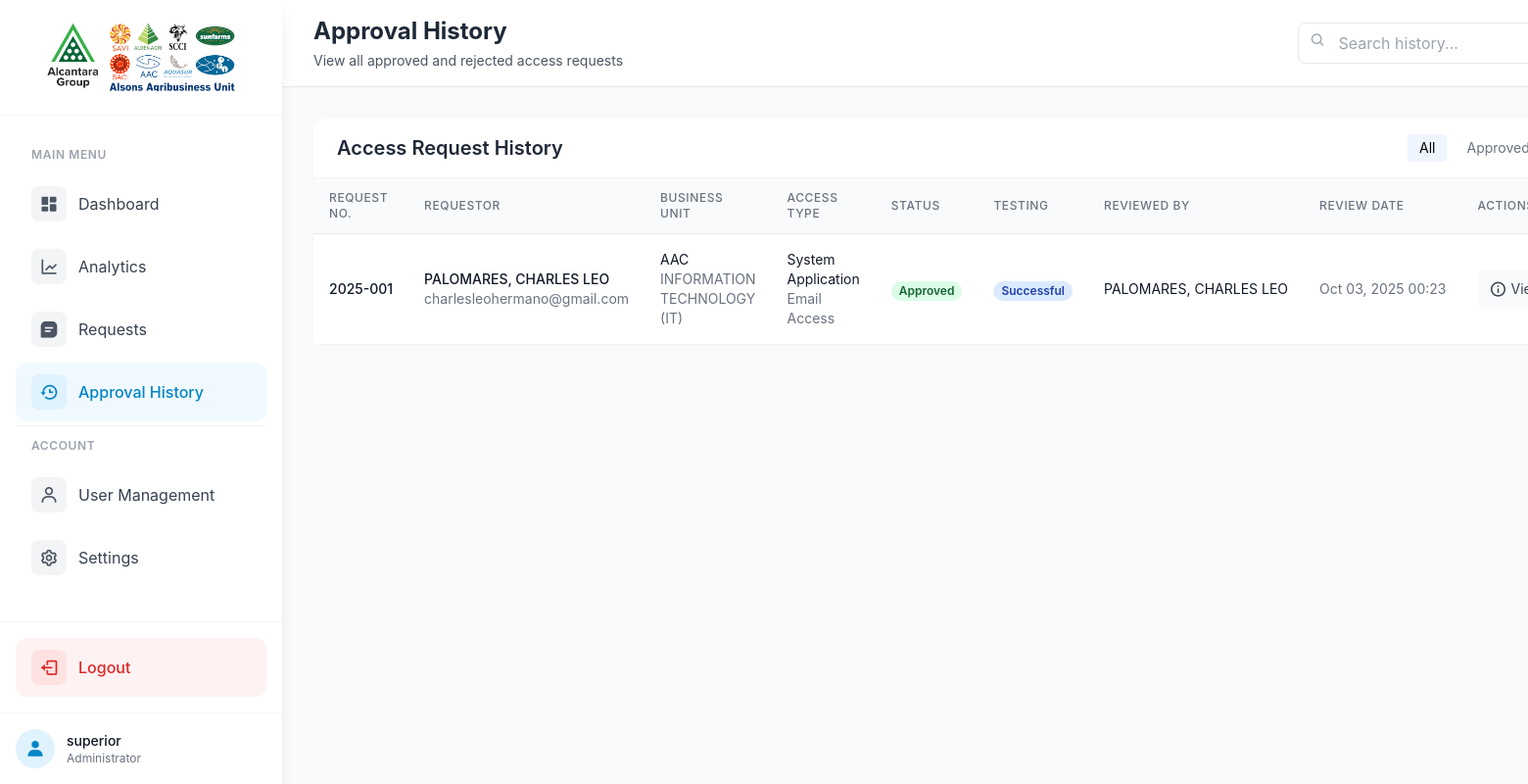
The page /admin/approval_history.php (signed in) on the database its author committed.
### tables this page shows
CREATE TABLE `approval_history` (
  `history_id` int(11) NOT NULL,
  `request_id` int(11) DEFAULT NULL,
  `access_request_number` varchar(20) NOT NULL,
  `action` enum('approved','rejected') NOT NULL,
  `requestor_name` varchar(255) NOT NULL,
  `business_unit` varchar(50) NOT NULL,
  `department` varchar(100) NOT NULL,
  `access_type` varchar(50) NOT NULL,
  `admin_id` int(11) DEFAULT NULL,
  `comments` text DEFAULT NULL,
  `system_type` varchar(255) DEFAULT NULL,
  `duration_type` varchar(20) DEFAULT NULL,
  `start_date` date DEFAULT NULL,
  `end_date` date DEFAULT NULL,
  `justification` text NOT NULL,
  `email` varchar(255) NOT NULL,
  `employee_id` varchar(20) DEFAULT NULL,
  `contact_number` varchar(20) NOT NULL,
  `testing_status` enum('not_required','success','failed') DEFAULT 'not_required',
  `superior_id` int(11) DEFAULT NULL,
  `superior_notes` text DEFAULT NULL,
  `help_desk_id` int(11) DEFAULT NULL,
  `help_desk_notes` text DEFAULT NULL,
  `technical_id` int(11) DEFAULT NULL,
  `technical_notes` text DEFAULT NULL,
  `process_owner_id` int(11) DEFAULT NULL,
  `process_owner_notes` text DEFAULT NULL,
  `created_at` timestamp NOT NULL DEFAULT current_timestamp()
);

CREATE TABLE `employees` (
  `employee_id` varchar(20) NOT NULL,
  `company` varchar(10) NOT NULL,
  `employee_name` varchar(255) NOT NULL,
  `department` varchar(255) NOT NULL,
  `employee_email` varchar(255) NOT NULL,
  `password` varchar(255) DEFAULT NULL,
  `is_temp_password` tinyint(1) NOT NULL DEFAULT 1,
  `role` enum('requestor','superior','technical_support','process_owner','admin','help_desk') DEFAULT NULL
);

### admin/approval_history.php (the view, shortened to what this page needs)
<?php
require_once '../config.php';
try {
    $sql = "SELECT h.*, a.username as admin_username, e.employee_name as admin_name
            FROM approval_history h
            LEFT JOIN admin_users a ON h.admin_id = a.id
            LEFT JOIN employees e ON a.username = e.employee_id
            ORDER BY h.created_at DESC";
    $stmt = $pdo->prepare($sql);
    $stmt->execute();
    $history = $stmt->fetchAll(PDO::FETCH_ASSOC);
} catch (PDOException $e) {
    $_SESSION['error_message'] = "Error fetching history: " . $e->getMessage();
    $history = [];
}
?>
<!DOCTYPE html>
<html lang="en">
<head>
    <script src="https://cdn.tailwindcss.com"></script>
    <link href="https://cdn.jsdelivr.net/npm/boxicons@2.1.4/css/boxicons.min.css" rel="stylesheet">
</head>
<body class="bg-gray-50">
    <div class="flex min-h-screen">
        <div class="fixed inset-y-0 left-0 z-50 w-72 bg-white shadow-lg transform transition-transform duration-300">
            <div class="flex flex-col h-full">
                <div class="flex items-center justify-center py-6 border-b border-gray-100">
                    <img src="../logo.png" alt="Alsons Agribusiness Logo" class="w-48 h-auto">
                </div>
                <nav class="flex-1 pt-6 pb-4 px-4 space-y-1 overflow-y-auto">
                    <p class="px-4 py-2 text-xs font-semibold text-gray-400 uppercase tracking-wider">
                        Main Menu
                    </p>
                    <a href="dashboard.php" class="flex items-center px-4 py-3 text-gray-700 rounded-xl transition-all hover:bg-gray-50 hover:text-primary-600 group">
                        <span class="flex items-center justify-center w-9 h-9 bg-gray-100 text-gray-600 rounded-lg group-hover:bg-primary-50 group-hover:text-primary-600">
                            <i class='bx bxs-dashboard text-xl'></i>
                        </span>
                        <span class="ml-3">Dashboard</span>
                    </a>
                    <a href="analytics.php" class="flex items-center px-4 py-3 text-gray-700 rounded-xl transition-all hover:bg-gray-50 hover:text-primary-600 group">
                        <span class="flex items-center justify-center w-9 h-9 bg-gray-100 text-gray-600 rounded-lg group-hover:bg-primary-50 group-hover:text-primary-600">
                            <i class='bx bx-line-chart text-xl'></i>
                        </span>
                        <span class="ml-3">Analytics</span>
                    </a>
                    <a href="requests.php" class="flex items-center px-4 py-3 text-gray-700 rounded-xl transition-all hover:bg-gray-50 hover:text-primary-600 group">
                        <span class="flex items-center justify-center w-9 h-9 bg-gray-100 text-gray-600 rounded-lg group-hover:bg-primary-50 group-hover:text-primary-600">
                            <i class='bx bxs-message-square-detail text-xl'></i>
                        </span>
                        <span class="ml-3">Requests</span>
                    </a>
                    <a href="#" class="flex items-center px-4 py-3 text-primary-600 bg-primary-50 rounded-xl transition-all hover:bg-primary-100 group">
                        <span class="flex items-center justify-center w-9 h-9 bg-primary-100 text-primary-600 rounded-lg group-hover:bg-primary-200">
                            <i class='bx bx-history text-xl'></i>
                        </span>
                        <span class="ml-3 font-medium">Approval History</span>
                    </a>
                    <div class="my-4 border-t border-gray-100"></div>
                    <p class="px-4 py-2 text-xs font-semibold text-gray-400 uppercase tracking-wider">
                        Account
                    </p>
                    <a href="user_management.php" class="flex items-center px-4 py-3 text-gray-700 rounded-xl transition-all hover:bg-gray-50 hover:text-primary-600 group">
                        <span class="flex items-center justify-center w-9 h-9 bg-gray-100 text-gray-600 rounded-lg group-hover:bg-primary-50 group-hover:text-primary-600">
                            <i class='bx bx-user text-xl'></i>
                        </span>
                        <span class="ml-3">User Management</span>
                    </a>
                    <a href="settings.php" class="flex items-center px-4 py-3 text-gray-700 rounded-xl transition-all hover:bg-gray-50 hover:text-primary-600 group">
                        <span class="flex items-center justify-center w-9 h-9 bg-gray-100 text-gray-600 rounded-lg group-hover:bg-primary-50 group-hover:text-primary-600">
                            <i class='bx bx-cog text-xl'></i>
                        </span>
                        <span class="ml-3">Settings</span>
                    </a>
                </nav>
                <div class="p-4 border-t border-gray-100">
                    <a href="logout.php" class="flex items-center px-4 py-3 text-red-600 bg-red-50 rounded-xl transition-all hover:bg-red-100 group">
                        <span class="flex items-center justify-center w-9 h-9 bg-red-100 text-red-600 rounded-lg group-hover:bg-red-200">
                            <i class='bx bx-log-out text-xl group-hover:rotate-90 transition-transform duration-300'></i>
                        </span>
                        <span class="ml-3 font-medium">Logout</span>
                    </a>
                </div>
                <div class="px-4 py-4 border-t border-gray-100">
                    <div class="flex items-center space-x-3">
                        <div class="flex-shrink-0">
                            <div class="w-10 h-10 rounded-full bg-primary-100 flex items-center justify-center text-primary-600">
                                <i class='bx bxs-user text-xl'></i>
                            </div>
                        </div>
                        <div class="flex-1 min-w-0">
                            <p class="text-sm font-medium text-gray-900 truncate">
                                <?php echo htmlspecialchars($_SESSION['admin_name'] ?? 'Admin'); ?>
                            </p>
                            <p class="text-xs text-gray-500 truncate">
                                Administrator
                            </p>
                        </div>
                    </div>
                </div>
            </div>
        </div>
        <div class="flex-1 ml-72">
            <div class="bg-white border-b border-gray-200">
                <div class="flex justify-between items-center px-8 py-4">
                    <div>
                        <h2 class="text-2xl font-bold text-gray-800">Approval History</h2>
                        <p class="text-gray-600 text-sm mt-1">
                            View all approved and rejected access requests
                        </p>
                    </div>
                    <div class="flex items-center gap-4">
                        <div class="relative">
                            <input type="text"
                                   id="searchInput"
                                   placeholder="Search history..."
                                   class="pl-10 pr-4 py-2 border border-gray-200 rounded-lg focus:outline-none focus:ring-2 focus:ring-primary/20">
                            <i class='bx bx-search absolute left-3 top-2.5 text-gray-400'></i>
                        </div>
                    </div>
                </div>
            </div>
            <div class="p-8">
                <div class="bg-white rounded-xl shadow-sm">
                    <div class="border-b border-gray-100 px-6 py-4">
                        <div class="flex justify-between items-center">
                            <h3 class="text-xl font-semibold text-gray-800">Access Request History</h3>
                            <div class="flex gap-2">
                                <button onclick="filterHistory('all')" class="px-3 py-1 text-sm bg-blue-50 text-primary rounded">All</button>
                                <button onclick="filterHistory('approved')" class="px-3 py-1 text-sm text-gray-500 hover:bg-gray-50 rounded">Approved</button>
                            </div>
                        </div>
                    </div>
                    <div class="overflow-x-auto">
                        <table class="min-w-full divide-y divide-gray-200">
                            <thead class="bg-gray-50">
                                <tr>
                                    <th class="px-4 py-3 text-left text-xs font-medium text-gray-500 uppercase tracking-wider">Request No.</th>
                                    <th class="px-4 py-3 text-left text-xs font-medium text-gray-500 uppercase tracking-wider">Requestor</th>
                                    <th class="px-4 py-3 text-left text-xs font-medium text-gray-500 uppercase tracking-wider">Business Unit</th>
                                    <th class="px-4 py-3 text-left text-xs font-medium text-gray-500 uppercase tracking-wider">Access Type</th>
                                    <th class="px-4 py-3 text-left text-xs font-medium text-gray-500 uppercase tracking-wider">Status</th>
                                    <th class="px-4 py-3 text-left text-xs font-medium text-gray-500 uppercase tracking-wider">Testing</th>
                                    <th class="px-4 py-3 text-left text-xs font-medium text-gray-500 uppercase tracking-wider">Reviewed By</th>
                                    <th class="px-4 py-3 text-left text-xs font-medium text-gray-500 uppercase tracking-wider">Review Date</th>
                                    <th class="px-4 py-3 text-left text-xs font-medium text-gray-500 uppercase tracking-wider">Actions</th>
                                </tr>
                            </thead>
                            <tbody class="bg-white divide-y divide-gray-200">
                                <?php foreach ($history as $entry): ?>
                                <tr class="hover:bg-gray-50">
                                    <td class="px-4 py-4 whitespace-nowrap">
                                        <div class="text-sm font-medium text-gray-900"><?php echo htmlspecialchars($entry['access_request_number']); ?></div>
                                    </td>
                                    <td class="px-4 py-4">
                                        <div class="text-sm font-medium text-gray-900"><?php echo htmlspecialchars($entry['requestor_name']); ?></div>
                                        <div class="text-sm text-gray-500"><?php echo htmlspecialchars($entry['email']); ?></div>
                                    </td>
                                    <td class="px-4 py-4">
                                        <div class="text-sm text-gray-900"><?php echo htmlspecialchars($entry['business_unit']); ?></div>
                                        <div class="text-sm text-gray-500"><?php echo htmlspecialchars($entry['department']); ?></div>
                                    </td>
                                    <td class="px-4 py-4">
                                        <div class="text-sm text-gray-900"><?php echo htmlspecialchars($entry['access_type']); ?></div>
                                        <?php if ($entry['system_type']): ?>
                                            <div class="text-sm text-gray-500"><?php echo htmlspecialchars($entry['system_type']); ?></div>
                                        <?php endif; ?>
                                    </td>
                                    <td class="px-4 py-4 whitespace-nowrap">
                                        <span class="px-2 inline-flex text-xs leading-5 font-semibold rounded-full
                                            <?php echo $entry['action'] === 'approved' ? 'bg-green-100 text-green-800' : 'bg-red-100 text-red-800'; ?>">
                                            <?php echo ucfirst($entry['action']); ?>
                                        </span>
                                    </td>
                                    <td class="px-4 py-4 whitespace-nowrap">
                                        <?php if (!empty($entry['testing_status'])): ?>
                                            <span class="px-2 inline-flex text-xs leading-5 font-semibold rounded-full
                                                <?php echo $entry['testing_status'] === 'success' ? 'bg-blue-100 text-blue-800' :
                                                    ($entry['testing_status'] === 'failed' ? 'bg-red-100 text-red-800' : 'bg-gray-100 text-gray-800'); ?>">
                                                <?php echo $entry['testing_status'] === 'success' ? 'Successful' :
                                                    ($entry['testing_status'] === 'failed' ? 'Failed' :
                                                    ($entry['testing_status'] === 'not_required' ? 'Not Required' : ucfirst($entry['testing_status']))); ?>
                                            </span>
                                        <?php else: ?>
                                            <span class="text-sm text-gray-500">-</span>
                                        <?php endif; ?>
                                    </td>
                                    <td class="px-4 py-4 whitespace-nowrap">
                                        <div class="text-sm text-gray-900"><?php echo htmlspecialchars($entry['admin_name']); ?></div>
                                    </td>
                                    <td class="px-4 py-4 whitespace-nowrap">
                                        <div class="text-sm text-gray-500">
                                            <?php echo date('M d, Y H:i', strtotime($entry['created_at'])); ?>
                                        </div>
                                    </td>
                                    <td class="px-4 py-4 whitespace-nowrap">
                                        <div class="flex space-x-2">
                                            <a href="view_history.php?id=<?php echo $entry['history_id']; ?>"
                                               class="flex items-center px-3 py-1.5 bg-gray-50 text-gray-700 rounded-lg hover:bg-gray-100 transition-colors">
                                                <i class='bx bx-info-circle text-lg'></i>
                                                <span class="ml-1 text-sm">View</span>
                                            </a>
                                        </div>
                                    </td>
                                </tr>
                                <?php endforeach; ?>
                            </tbody>
                        </table>
                    </div>
                </div>
            </div>
        </div>
    </div>
</body>
</html>

### rows shown on the page
approval_history: access_request_number "2025-001", requestor_name "PALOMARES, CHARLES LEO", email "charlesleohermano@gmail.com", business_unit "AAC", department "INFORMATION TECHNOLOGY (IT)", access_type "System Application", system_type "Email Access", action "Approved", testing_status "Successful", employee.employee_name "PALOMARES, CHARLES LEO", created_at "Oct 03, 2025 00:23"

### other values the page prints
$_SESSION['admin_name'] "superior"
